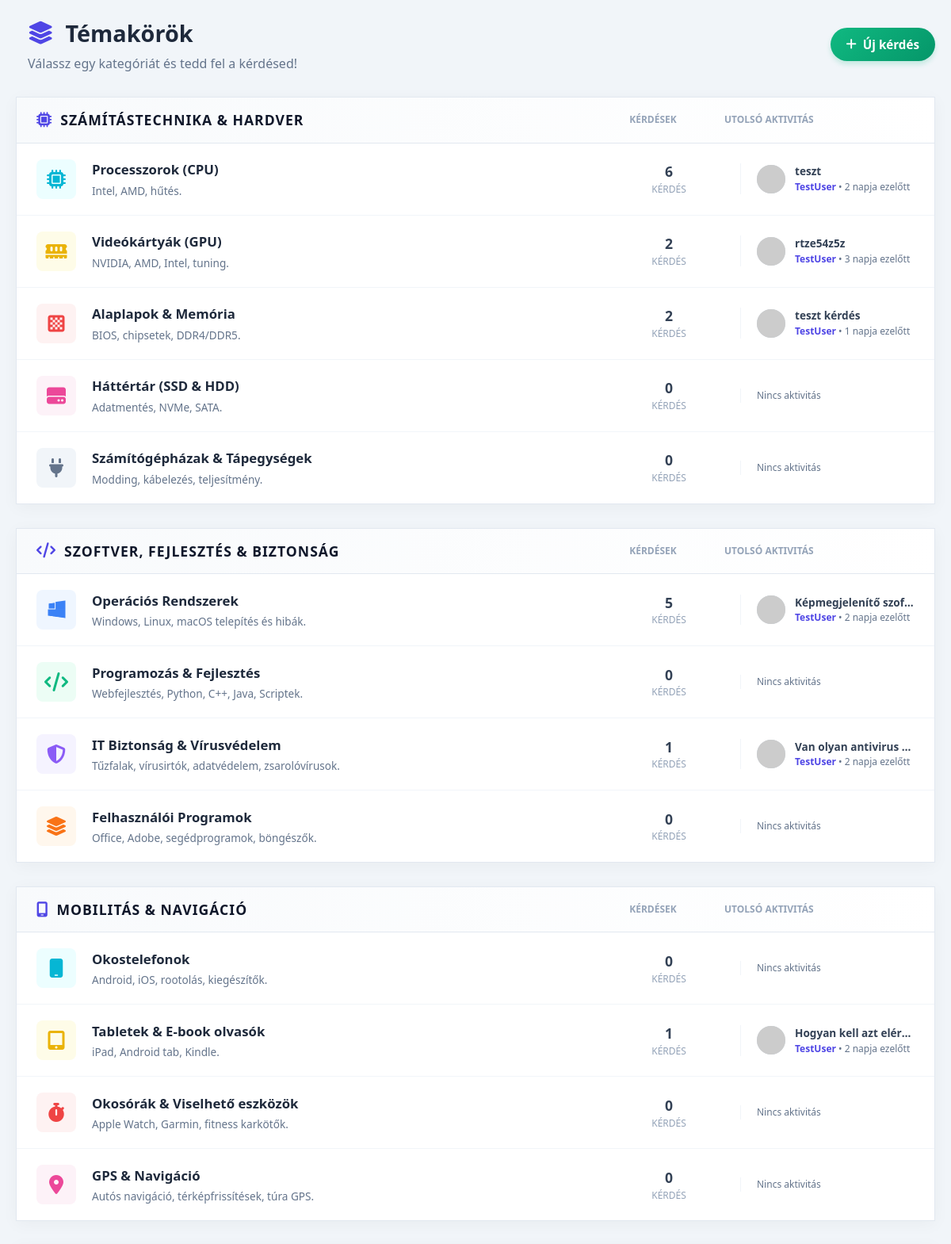
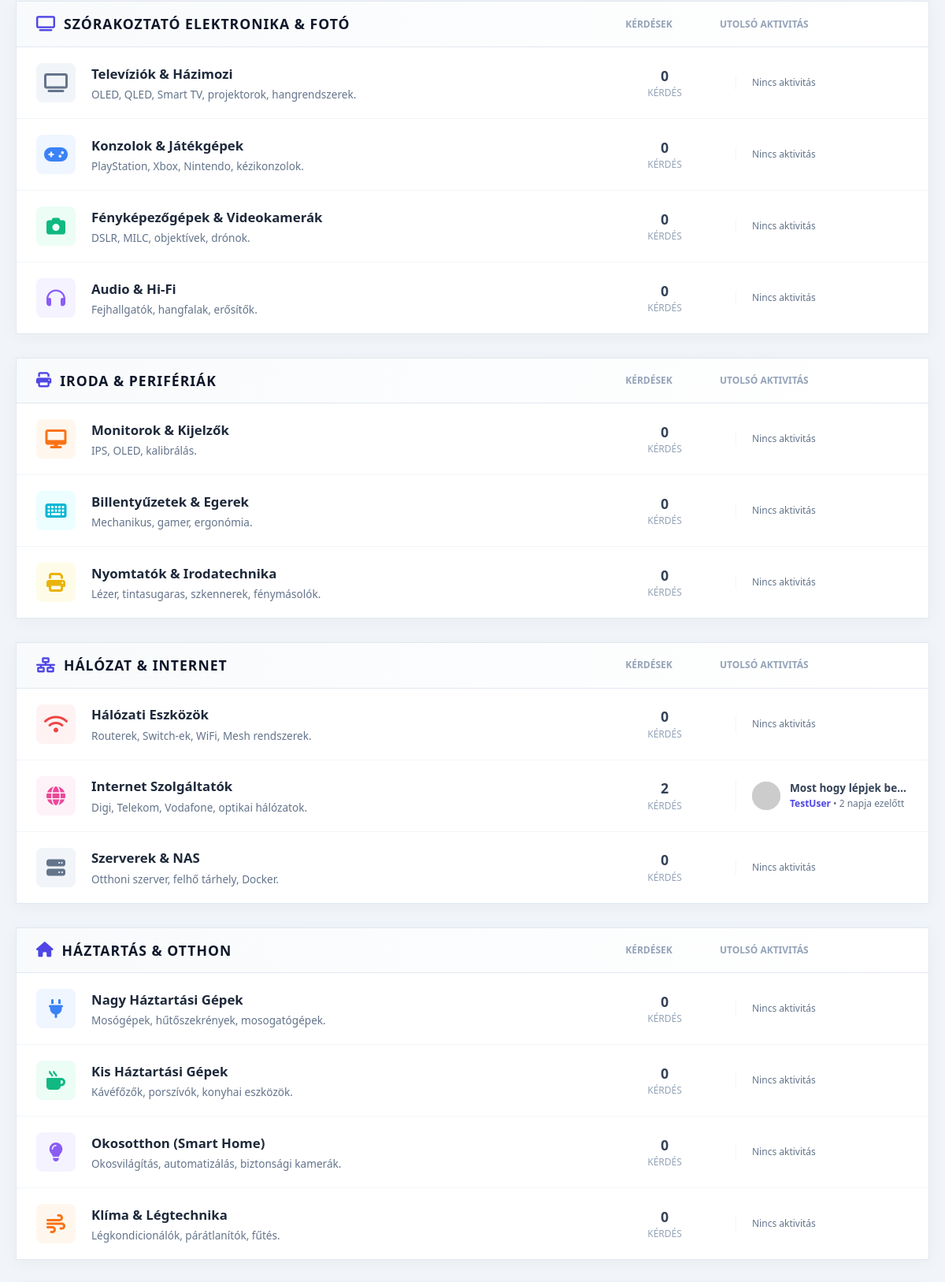
The page / (upper part) on the database its author committed (2 pictures, top to bottom).
### tables this page shows
CREATE TABLE `qc_categories` (
  `id` int(11) NOT NULL,
  `parent_id` int(11) DEFAULT NULL,
  `name` varchar(100) NOT NULL,
  `slug` varchar(100) NOT NULL,
  `icon_class` varchar(50) DEFAULT NULL,
  `seo_description` varchar(255) DEFAULT NULL
);

CREATE TABLE `qc_questions` (
  `id` int(11) NOT NULL,
  `user_id` int(11) DEFAULT NULL,
  `category_id` int(11) NOT NULL,
  `title` varchar(255) NOT NULL,
  `slug` varchar(255) NOT NULL,
  `content` text NOT NULL,
  `status` enum('open','solved','closed') DEFAULT 'open',
  `vote_score` int(11) DEFAULT 0,
  `view_count` int(11) DEFAULT 0,
  `is_guest` tinyint(1) DEFAULT 0,
  `guest_name` varchar(100) DEFAULT NULL,
  `seo_description` varchar(255) DEFAULT NULL,
  `created_at` datetime DEFAULT current_timestamp()
);

CREATE TABLE `qc_users` (
  `user_id` int(11) NOT NULL,
  `username` varchar(100) NOT NULL,
  `reputation_points` int(11) DEFAULT 0,
  `custom_title` varchar(100) DEFAULT NULL,
  `is_admin` tinyint(1) DEFAULT 0,
  `created_at` datetime DEFAULT current_timestamp(),
  `email` varchar(255) DEFAULT NULL,
  `full_name` varchar(255) DEFAULT NULL,
  `password_hash` varchar(255) DEFAULT NULL,
  `avatar` varchar(255) DEFAULT NULL,
  `bio` text DEFAULT NULL,
  `website` varchar(255) DEFAULT NULL,
  `social_links` text DEFAULT NULL,
  `location` varchar(100) DEFAULT NULL,
  `last_login` datetime DEFAULT NULL,
  `last_login_ip` varchar(45) DEFAULT NULL,
  `status` enum('active','suspended','banned','deleted') DEFAULT 'active',
  `deleted_at` datetime DEFAULT NULL,
  `role` enum('user','moderator','admin') DEFAULT 'user',
  `questions_count` int(11) DEFAULT 0,
  `answers_count` int(11) DEFAULT 0,
  `accepted_answers_count` int(11) DEFAULT 0,
  `comments_count` int(11) DEFAULT 0,
  `reactions_count` int(11) DEFAULT 0,
  `rank_title` varchar(100) DEFAULT 'Newbie',
  `cover_image` varchar(255) DEFAULT NULL
);

### config.php (called while the page is built, shortened)
<?php
$use_pretty_urls = false;
?>

### functions.php (called while the page is built, shortened)
<?php
function getCurrentUser($pdo) {
    global $usr_id, $usr_username;
    if (defined('DEV_MODE') && DEV_MODE) {
        if (empty($usr_id)) {
            $usr_id = 999;
        }
    }
    if (!empty($usr_id) && $usr_id > 0) {
        $stmt = $pdo->prepare("SELECT * FROM qc_users WHERE user_id = ?");
        $stmt->execute([$usr_id]);
        $user = $stmt->fetch();
        return $user;
    }
    return null;
}
function generateUrl($type, $id, $slug = '') {
    global $use_pretty_urls;
    if ($use_pretty_urls) {
        if ($type === 'question') return "kerdes/{$id}/{$slug}";
        if ($type === 'category') return "kategoria/{$id}/{$slug}";
    } else {
        if ($type === 'category') return "kategoria.php?id={$id}";
    }
    return "#";
}
function time_elapsed_string($datetime, $full = false) {
    try {
        $now = new DateTime();
        $ago = new DateTime($datetime);
    } catch (Exception $e) {
        return 'érvénytelen dátum';
    }
    $diff = $now->diff($ago);
    $diff->w = floor($diff->d / 7);
    $diff->d -= $diff->w * 7;
    $string = array(
        'y' => 'éve',
        'm' => 'hónapja',
        'w' => 'hete',
        'd' => 'napja',
        'h' => 'órája',
        'i' => 'perce',
        's' => 'másodperce',
    );
    foreach ($string as $k => &$v) {
        if ($diff->$k) {
            $v = $diff->$k . ' ' . $v;
        } else {
            unset($string[$k]);
        }
    }
    if (!$full) $string = array_slice($string, 0, 1);
    return $string ? implode(', ', $string) . ' ezelőtt' : 'épp most';
}
?>

### index.php (the view, shortened to what this page needs)
<?php
require_once __DIR__ . '/config.php';
require_once __DIR__ . '/db_connect.php';
require_once __DIR__ . '/functions.php';
$currentUser = getCurrentUser($pdo);
?>
<!DOCTYPE html>
<html lang="hu">
<head>
    <script src="https://cdn.tailwindcss.com"></script>
    <link rel="stylesheet" href="https://cdnjs.cloudflare.com/ajax/libs/font-awesome/6.5.1/css/all.min.css" />
	<link href="https://cdnjs.cloudflare.com/ajax/libs/prism/1.29.0/themes/prism-tomorrow.min.css" rel="stylesheet" />
	<link rel="stylesheet" href="https://blog.silverpc.hu/v2/assets/css/layout.css">
	<link rel="stylesheet" href="https://blog.silverpc.hu/v2/assets/css/article.css">
	<link rel="stylesheet" href="https://blog.silverpc.hu/v2/assets/css/widget.css">
</head>
<body class="min-h-screen relative">
<main class="header-content-wrapper mt-0 pb-0">
<main id="main" class="site-main">
    <div class="cikk-fo-container" itemscope itemtype="http://schema.org/NewsArticle">
        <div class="cikk-fo-layout">
            <div class="cikk-fo-col-left" style="background: linear-gradient(135deg, rgba(11, 25, 30, 0.9), rgba(10, 15, 20, 0.9));">
      <div class="c_l_wrapper">
        <div class="c_l_page_header">
            <div>
                <h1 class="c_l_page_title"><i class="fa-solid fa-layer-group" style="color: #4f46e5;"></i> Témakörök</h1>
                <p class="c_l_page_subtitle">Válassz egy kategóriát és tedd fel a kérdésed!</p>
            </div>
            <a href="kerdes_bevitele.php" class="q_v_new_question_btn">
                <i class="fa-solid fa-plus"></i> Új kérdés
            </a>
        </div>
        <?php
        $stmt = $pdo->query("SELECT * FROM qc_categories WHERE parent_id IS NULL ORDER BY id ASC");
        $main_categories = $stmt->fetchAll();
        foreach ($main_categories as $main_cat):
        ?>
        <div class="c_l_section">
            <div class="c_l_section_header">
                <div class="c_l_cat_name">
                    <i class="fa-solid <?php echo htmlspecialchars($main_cat['icon_class'] ?? 'fa-folder'); ?> c_l_cat_icon" style="color: #4f46e5;"></i>
                    <?php echo htmlspecialchars($main_cat['name']); ?>
                </div>
                <div class="c_l_header_labels">
                    <span class="c_l_col_stats">Kérdések</span>
                    <span class="c_l_col_last">Utolsó aktivitás</span>
                </div>
            </div>
            <?php
            $stmt = $pdo->prepare("SELECT * FROM qc_categories WHERE parent_id = ? ORDER BY id ASC");
            $stmt->execute([$main_cat['id']]);
            $sub_categories = $stmt->fetchAll();
            foreach ($sub_categories as $sub_cat):
                $q_stmt = $pdo->prepare("SELECT COUNT(*) FROM qc_questions WHERE category_id = ?");
                $q_stmt->execute([$sub_cat['id']]);
                $q_count = $q_stmt->fetchColumn();
                $last_q_stmt = $pdo->prepare("SELECT * FROM qc_questions WHERE category_id = ? ORDER BY created_at DESC LIMIT 1");
                $last_q_stmt->execute([$sub_cat['id']]);
                $last_q = $last_q_stmt->fetch();
                $colors = ['c_l_icon_green', 'c_l_icon_purple', 'c_l_icon_orange', 'c_l_icon_cyan', 'c_l_icon_yellow', 'c_l_icon_red', 'c_l_icon_pink', 'c_l_icon_slate', 'c_l_icon_blue'];
                $color_class = $colors[$sub_cat['id'] % count($colors)];
            ?>
            <a href="<?php echo generateUrl('category', $sub_cat['id'], $sub_cat['slug']); ?>" class="c_l_item">
                <div class="c_l_item_icon <?php echo $color_class; ?>">
                    <i class="fa-solid <?php echo htmlspecialchars($sub_cat['icon_class'] ?? 'fa-folder'); ?>"></i>
                </div>
                <div class="c_l_item_content">
                    <span class="c_l_item_title"><?php echo htmlspecialchars($sub_cat['name']); ?></span>
                    <span class="c_l_item_desc"><?php echo htmlspecialchars($sub_cat['seo_description'] ?? ''); ?></span>
                </div>
                <div class="c_l_item_stats">
                    <div class="c_l_stat_box">
                        <span class="c_l_stat_num"><?php echo number_format($q_count, 0, ',', '.'); ?></span>
                        <span class="c_l_stat_label">Kérdés</span>
                    </div>
                    <div class="c_l_last_active">
                        <?php if ($last_q):
                            $u_stmt = $pdo->prepare("SELECT username FROM qc_users WHERE user_id = ?");
                            $u_stmt->execute([$last_q['user_id']]);
                            $u_name = $u_stmt->fetchColumn() ?: 'Vendég';
                        ?>
                            <div class="c_l_user_avatar"><img src="https://ui-avatars.com/api/?name=<?php echo urlencode($u_name); ?>&background=random" alt="User"></div>
                            <div class="c_l_last_info">
                                <span class="c_l_last_topic"><?php echo htmlspecialchars($last_q['title']); ?></span>
                                <span class="c_l_last_meta"><span class="c_l_last_user"><?php echo htmlspecialchars($u_name); ?></span> • <?php echo time_elapsed_string($last_q['created_at']); ?></span>
                            </div>
                        <?php else: ?>
                            <span class="c_l_last_meta">Nincs aktivitás</span>
                        <?php endif; ?>
                    </div>
                </div>
            </a>
            <?php endforeach; ?>
        </div>
        <?php endforeach; ?>
    </div>
		</div>
        </div>
    </div>
</main>
    </main>
</body>
</html>

### index.php (style rules this page uses)
.c_l_wrapper { width: 100%; margin: 0 auto; background: #f1f5f9; padding: 20px; box-sizing: border-box; }
.c_l_page_header { margin-bottom: 30px; text-align: left; padding-left: 15px; display: flex; justify-content: space-between; align-items: center; flex-wrap: wrap; gap: 20px; }
.c_l_page_title { font-size: 1.8rem; color: #1e293b; font-weight: 800; margin: 0; display: flex; align-items: center; gap: 15px; }
.c_l_page_subtitle { color: #64748b; margin-top: 5px; font-size: 1rem; }
.c_l_section { background: #ffffff; box-shadow: 0 4px 20px rgba(0,0,0,0.04); margin-bottom: 30px; border-radius: 0; overflow: hidden; border: 1px solid #e2e8f0; }
.c_l_section_header { background: linear-gradient(90deg, #f8fafc 0%, #ffffff 100%); padding: 15px 25px; border-bottom: 1px solid #e2e8f0; display: flex; align-items: center; justify-content: space-between; }
.c_l_cat_name { font-size: 1.1rem; font-weight: 700; color: #0f172a; display: flex; align-items: center; gap: 10px; text-transform: uppercase; letter-spacing: 1px; }
.c_l_cat_icon { color: #4f46e5; font-size: 1.2rem; }
.c_l_header_labels { display: flex; gap: 40px; font-size: 0.75rem; font-weight: 600; color: #94a3b8; text-transform: uppercase; margin-right: 20px; }
.c_l_col_stats { width: 100px; text-align: center; }
.c_l_col_last { width: 220px; }
.c_l_item { display: flex; align-items: center; padding: 20px 25px; border-bottom: 1px solid #f1f5f9; transition: background 0.2s; cursor: pointer; text-decoration: none; color: inherit; }
.c_l_item:last-child { border-bottom: none; }
.c_l_item_icon { width: 50px; height: 50px; background: #eff6ff; color: #3b82f6; border-radius: 8px; display: flex; align-items: center; justify-content: center; font-size: 1.5rem; margin-right: 20px; flex-shrink: 0; transition: transform 0.2s; }
.c_l_icon_green { background: #ecfdf5; color: #10b981; }
.c_l_icon_purple { background: #f5f3ff; color: #8b5cf6; }
.c_l_icon_orange { background: #fff7ed; color: #f97316; }
.c_l_icon_cyan { background: #ecfeff; color: #06b6d4; }
.c_l_icon_yellow { background: #fefce8; color: #eab308; }
.c_l_icon_red { background: #fef2f2; color: #ef4444; }
.c_l_icon_pink { background: #fdf2f8; color: #ec4899; }
.c_l_icon_slate { background: #f1f5f9; color: #64748b; }
.c_l_item_content { flex: 1; min-width: 0; margin-right: 20px; }
.c_l_item_title { font-size: 1.05rem; font-weight: 700; color: #1e293b; margin-bottom: 4px; display: block; transition: color 0.2s; }
.c_l_item_desc { font-size: 0.85rem; color: #64748b; line-height: 1.4; display: block; overflow: hidden; text-overflow: ellipsis; white-space: nowrap; }
.c_l_item_stats { display: flex; gap: 40px; align-items: center; }
.c_l_stat_box { width: 100px; text-align: center; display: flex; flex-direction: column; justify-content: center; }
.c_l_stat_num { font-size: 1.1rem; font-weight: 700; color: #334155; }
.c_l_stat_label { font-size: 0.75rem; color: #94a3b8; text-transform: uppercase; }
.c_l_last_active { width: 220px; display: flex; align-items: center; gap: 12px; padding-left: 20px; border-left: 1px solid #f1f5f9; }
.c_l_user_avatar { width: 36px; height: 36px; border-radius: 50%; background: #cbd5e1; overflow: hidden; flex-shrink: 0; }
.c_l_user_avatar img { width: 100%; height: 100%; object-fit: cover; }
.c_l_last_info { display: flex; flex-direction: column; min-width: 0; }
.c_l_last_topic { font-size: 0.85rem; font-weight: 600; color: #334155; white-space: nowrap; overflow: hidden; text-overflow: ellipsis; max-width: 150px; }
.c_l_last_meta { font-size: 0.75rem; color: #64748b; }
.c_l_last_user { font-weight: 600; color: #4f46e5; }
.q_v_new_question_btn { background: linear-gradient(135deg, #10b981 0%, #059669 100%); color: white; padding: 10px 20px; border-radius: 30px; font-weight: 600; text-decoration: none; display: inline-flex; align-items: center; gap: 8px; box-shadow: 0 4px 6px rgba(16, 185, 129, 0.2); transition: all 0.3s ease; white-space: nowrap; font-size: 0.95rem; }

### rows shown on the page
qc_categories: name "SZÁMÍTÁSTECHNIKA & HARDVER"
qc_categories: name "Processzorok (CPU)", seo_description "Intel, AMD, hűtés.", q_count "6", qc_questions.title "teszt", qc_users.username "TestUser", qc_questions.created_at "2 napja ezelőtt"
qc_categories: name "Videókártyák (GPU)", seo_description "NVIDIA, AMD, Intel, tuning.", q_count "2", qc_questions.title "rtze54z5z", qc_users.username "TestUser", qc_questions.created_at "3 napja ezelőtt"
qc_categories: name "Alaplapok & Memória", seo_description "BIOS, chipsetek, DDR4/DDR5.", q_count "2", qc_questions.title "teszt kérdés", qc_users.username "TestUser", qc_questions.created_at "1 napja ezelőtt"
qc_categories: name "Háttértár (SSD & HDD)", seo_description "Adatmentés, NVMe, SATA.", q_count "0", shows "Nincs aktivitás"
qc_categories: name "Számítógépházak & Tápegységek", seo_description "Modding, kábelezés, teljesítmény.", q_count "0", shows "Nincs aktivitás"
qc_categories: name "SZOFTVER, FEJLESZTÉS & BIZTONSÁG"
qc_categories: name "Operációs Rendszerek", seo_description "Windows, Linux, macOS telepítés és hibák.", q_count "5", qc_questions.title "Képmegjelenítő szof…", qc_users.username "TestUser", qc_questions.created_at "2 napja ezelőtt"
qc_categories: name "Programozás & Fejlesztés", seo_description "Webfejlesztés, Python, C++, Java, Scriptek.", q_count "0", shows "Nincs aktivitás"
qc_categories: name "IT Biztonság & Vírusvédelem", seo_description "Tűzfalak, vírusirtók, adatvédelem, zsarolóvírusok.", q_count "1", qc_questions.title "Van olyan antivirus…", qc_users.username "TestUser", qc_questions.created_at "2 napja ezelőtt"
qc_categories: name "Felhasználói Programok", seo_description "Office, Adobe, segédprogramok, böngészők.", q_count "0", shows "Nincs aktivitás"
qc_categories: name "MOBILITÁS & NAVIGÁCIÓ"
qc_categories: name "Okostelefonok", seo_description "Android, iOS, rootolás, kiegészítők.", q_count "0", shows "Nincs aktivitás"
qc_categories: name "Tabletek & E-book olvasók", seo_description "iPad, Android tab, Kindle.", q_count "1", qc_questions.title "Hogyan kell azt elér…", qc_users.username "TestUser", qc_questions.created_at "2 napja ezelőtt"
qc_categories: name "Okosórák & Viselhető eszközök", seo_description "Apple Watch, Garmin, fitness karkötők.", q_count "0", shows "Nincs aktivitás"
qc_categories: name "GPS & Navigáció", seo_description "Autós navigáció, térképfrissítések, túra GPS.", q_count "0", shows "Nincs aktivitás"
qc_categories: name "SZÓRAKOZTATÓ ELEKTRONIKA & FOTÓ"
qc_categories: name "Televíziók & Házimozi", seo_description "OLED, QLED, Smart TV, projektorok, hangrendszerek.", q_count "0", shows "Nincs aktivitás"
qc_categories: name "Konzolok & Játékgépek", seo_description "PlayStation, Xbox, Nintendo, kézikonzolok.", q_count "0", shows "Nincs aktivitás"
qc_categories: name "Fényképezőgépek & Videokamerák", seo_description "DSLR, MILC, objektívek, drónok.", q_count "0", shows "Nincs aktivitás"
qc_categories: name "Audio & Hi-Fi", seo_description "Fejhallgatók, hangfalak, erősítők.", q_count "0", shows "Nincs aktivitás"
qc_categories: name "IRODA & PERIFÉRIÁK"
qc_categories: name "Monitorok & Kijelzők", seo_description "IPS, OLED, kalibrálás.", q_count "0", shows "Nincs aktivitás"
qc_categories: name "Billentyűzetek & Egerek", seo_description "Mechanikus, gamer, ergonómia.", q_count "0", shows "Nincs aktivitás"
qc_categories: name "Nyomtatók & Irodatechnika", seo_description "Lézer, tintasugaras, szkennerek, fénymásolók.", q_count "0", shows "Nincs aktivitás"
qc_categories: name "HÁLÓZAT & INTERNET"
qc_categories: name "Hálózati Eszközök", seo_description "Routerek, Switch-ek, WiFi, Mesh rendszerek.", q_count "0", shows "Nincs aktivitás"
qc_categories: name "Internet Szolgáltatók", seo_description "Digi, Telekom, Vodafone, optikai hálózatok.", q_count "2", qc_questions.title "Most hogy lépjek be…", qc_users.username "TestUser", qc_questions.created_at "2 napja ezelőtt"
qc_categories: name "Szerverek & NAS", seo_description "Otthoni szerver, felhő tárhely, Docker.", q_count "0", shows "Nincs aktivitás"
qc_categories: name "HÁZTARTÁS & OTTHON"
qc_categories: name "Nagy Háztartási Gépek", seo_description "Mosógépek, hűtőszekrények, mosogatógépek.", q_count "0", shows "Nincs aktivitás"
qc_categories: name "Kis Háztartási Gépek", seo_description "Kávéfőzők, porszívók, konyhai eszközök.", q_count "0", shows "Nincs aktivitás"
qc_categories: name "Okosotthon (Smart Home)", seo_description "Okosvilágítás, automatizálás, biztonsági kamerák.", q_count "0", shows "Nincs aktivitás"
qc_categories: name "Klíma & Légtechnika", seo_description "Légkondicionálók, párátlanítók, fűtés.", q_count "0", shows "Nincs aktivitás"
